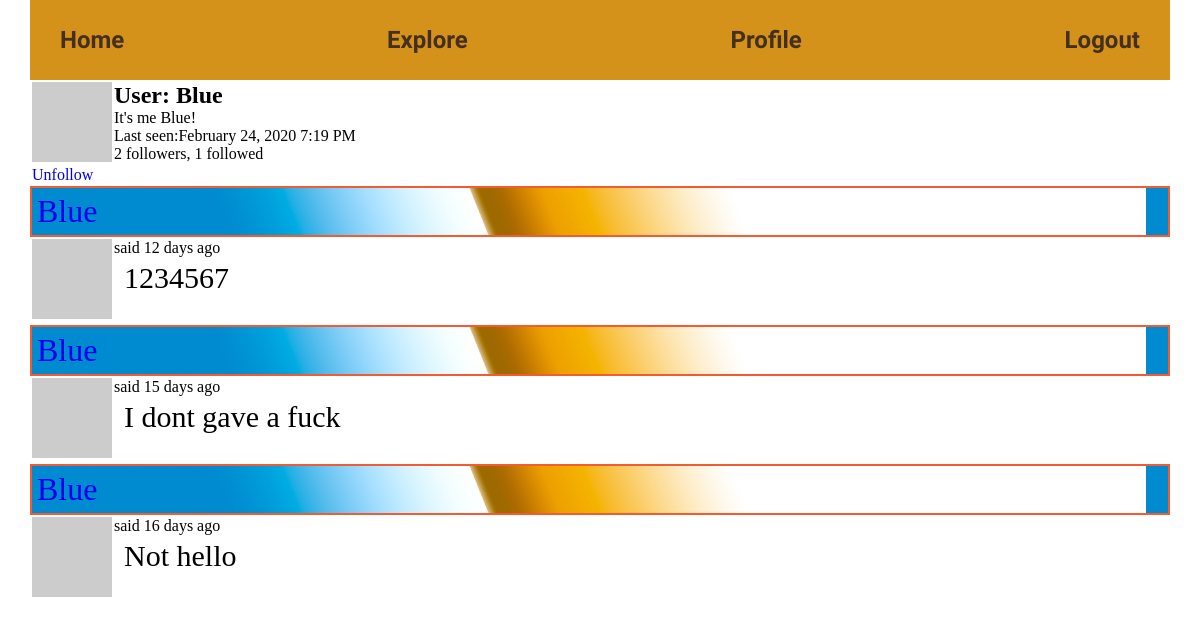
/user/Blue (signed in), run on the app's committed database.
### app/models.py (models this page shows, shortened)
class User(db.Model, UserMixin):
    id = db.Column(db.Integer, primary_key=True)
    username = db.Column(db.String(64), nullable=False, index=True, unique=True)
    email = db.Column(db.String(120), nullable=False, index=True, unique=True)
    password_hash = db.Column(db.String(128))
    posts = db.relationship('Post', backref='author', lazy='dynamic')
    about_me = db.Column(db.Text)
    last_seen = db.Column(db.DateTime, default=datetime.utcnow)
    followed = db.relationship('User', secondary=followers,
                               primaryjoin=(followers.c.follower_id == id),
                               secondaryjoin=(followers.c.followed_id == id),
                               backref=db.backref('followers', lazy='dynamic'), lazy='dynamic')
    def is_following(self, user):
        return self.followed.filter(followers.c.followed_id == user.id).count() > 0
    def avatar(self, size):
        digest = md5(self.email.lower().encode('utf-8')).hexdigest()
        return 'https://www.gravatar.com/avatar/{}?d=identicon&s={}'.format(
            digest, size)

class Post(db.Model):
    id = db.Column(db.Integer, primary_key=True)
    body = db.Column(db.Text)
    timestamp = db.Column(db.DateTime, index=True, default=datetime.utcnow)
    user_id = db.Column(db.Integer, db.ForeignKey('user.id'))
    language = db.Column(db.String(5))

### app/main/routes.py (the view)
@bp.route('/user/<username>')
@login_required
def user(username):
    page = request.args.get('page', 1, type=int)
    user = User.query.filter_by(username=username).first_or_404()
    posts = Post.query.filter_by(author=user).order_by(Post.timestamp.desc()).paginate(page,
                                                                                       app.config['POST_PER_PAGE'],
                                                                                       False)
    next_url = url_for('main.user', username=user.username, page=posts.next_num) if posts.has_next else None
    prev_url = url_for('main.user', username=user.username, page=posts.prev_num) if posts.has_prev else None
    return render_template('user.html', user=user, posts=posts.items, next_url=next_url, prev_url=prev_url)

### app/main/routes.py (called while the page is built)
@bp.before_app_request
def before_request():
    if current_user.is_authenticated:
        current_user.last_seen = datetime.utcnow()
        db.session.commit()
    g.locale = str(get_locale())

### app/models.py (called while the page is built)
@login.user_loader
def load_user(id):
    return User.query.get(int(id))

### app/templates/user.html (shortened to what this page needs)
{% extends 'base.html' %}
{% block body %}
    <table>
        <tr valign="top">
            <td><img src="{{ user.avatar(64) }}">
                {% if user == current_user %}
                    <a href="/edit_profile" class="edit_profile">Edit</a>
                {% elif not current_user.is_following(user) %}
                    <div class="follow">
                        <a id="button_follow" href="{{ url_for('main.follow', username=user.username) }}">Follow</a>
                    </div>
                {% else %}
                    <div class="unfollow">
                        <a id="button_unfollow" href="{{ url_for('main.unfollow', username=user.username) }}">Unfollow</a>
                    </div>
                {% endif %}
            </td>
            <td><h1>User: {{ user.username }}</h1>
                {% if user.about_me %}<p>{{ user.about_me }}</p> {% endif %}
                {% if user.last_seen %}<p> Last seen:{{ moment(user.last_seen).format('LLL') }}</p> {% endif %}
                <div class="followers">
                    {{ user.followers.count() }} followers, {{ user.followed.count() }} followed
                </div>
            </td>
        </tr>
    </table>
    {% for post in posts %}
        {% include '_post.html' %}
    {% endfor %}
{% endblock %}

### app/templates/base.html (shortened to what this page needs)
<!DOCTYPE html>
<html lang="en">
<head>
    <link rel="stylesheet" href="{{ url_for('static', filename='css/style.css') }}">
</head>
<body>
<header>
    <div class="container">
        <div class="header">
            <div class="header__button">
                <a href="{{ url_for('main.index') }}" class="home">Home</a>
                <a href="{{ url_for('main.explore') }}" class="explore">Explore</a>
                {% if current_user.is_anonymous %}
                    <div class="account">
                    <a href="{{ url_for('auth.sign_in') }}" class="sign_in">Sign in</a>
                    <a href="{{ url_for('auth.login') }}" class="login">Login</a>
                {% else %}
                    <a href="{{ url_for('main.user', username=current_user.username) }}" class="profile"> Profile</a>
                    <a href="{{ url_for('auth.logout') }}" class="logout">Logout</a>
                {% endif %}
                </div>
            </div>
        </div>
</header>
<section>
    <div class="container">
        {% block body %} {% endblock %}
    </div>
</section>
</body>
</html>

### app/templates/_post.html (shortened to what this page needs)
<table>
    <tr valign="top">
        <td><img src="{{ post.author.avatar(36) }}"></td>
        <div class="post_show__label">
            <a href="{{ url_for('main.user', username=post.author.username) }}">{{ post.author.username }}</a>
        </div>
        <td>
            said {{ moment(post.timestamp).fromNow() }}
            <p class="post_show__text">{{ post.body }}</p>
        </td>
    </tr>
</table>

### app/static/css/style.css (style rules this page uses)
* { box-sizing: border-box; margin: 0; padding: 0; }
a { text-decoration: none; }
.container { max-width: 1170px; justify-content: center; margin: 0 auto; padding: 0 15px; }
.header__button { display: flex; justify-content: space-between; flex-direction: row; flex-wrap: nowrap; }
.home { padding: 5px; }
.header__button a { text-decoration: none; font-size: 24px; padding: 5px 30px; color: #443020; font-weight: bold; font-family: 'Cambay', sans-serif; }
.header { background-color: #d5921a; line-height: 70px; }
.post_show__label { font-size: 32px; padding: 5px; font-family: fantasy; border: 2px #f45b31 solid; background-image: url("../img/bg-label.png"); color: #000000; }
.post_show__text { font-size: 30px; margin: 4px 10px 10px; font-family: Ebrima, cursive; }

### data on the page
User: username "Blue", about_me "It's me Blue!", last_seen "February 24, 2020 7:19 PM"
Post: author.username "Blue", timestamp "12 days ago", body "1234567"
Post: author.username "Blue", timestamp "15 days ago", body "I dont gave a fuck"
Post: author.username "Blue", timestamp "16 days ago", body "Not hello"

### other printed values
{{ user.followers.count() }} "2"
{{ user.followed.count() }} "1"
